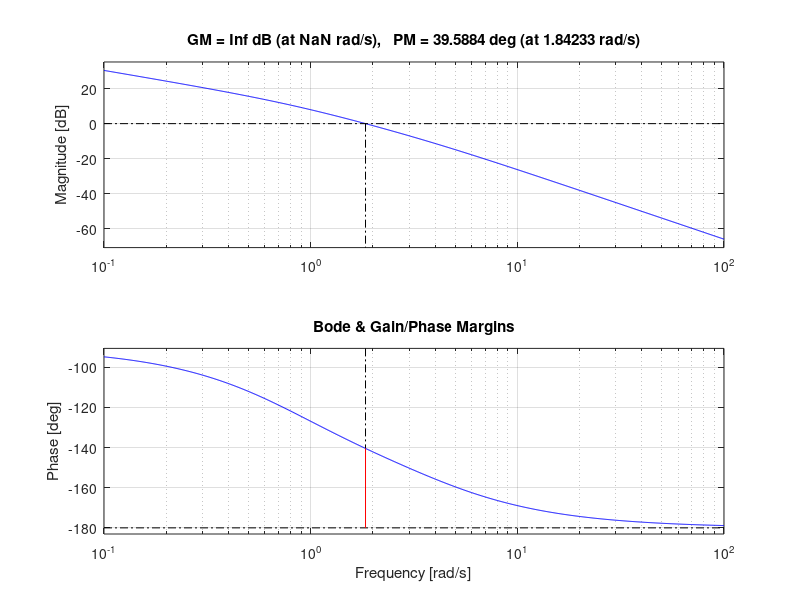
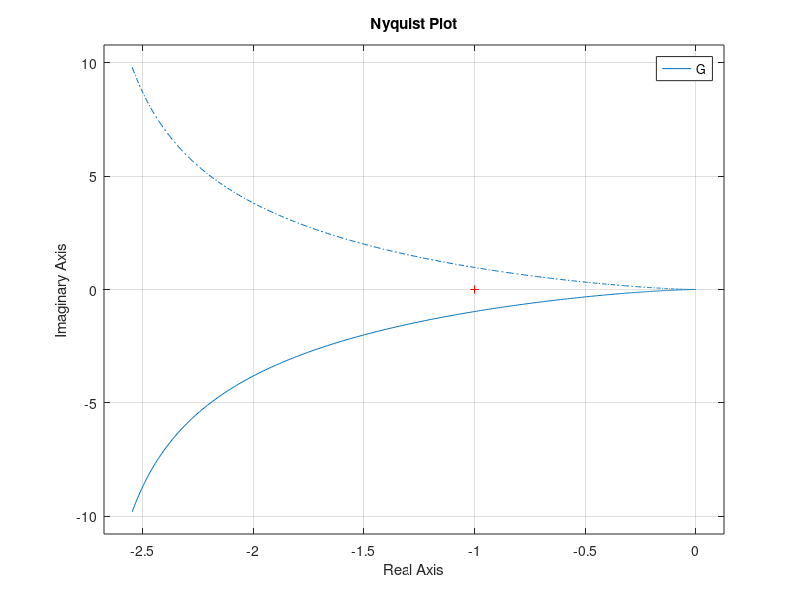
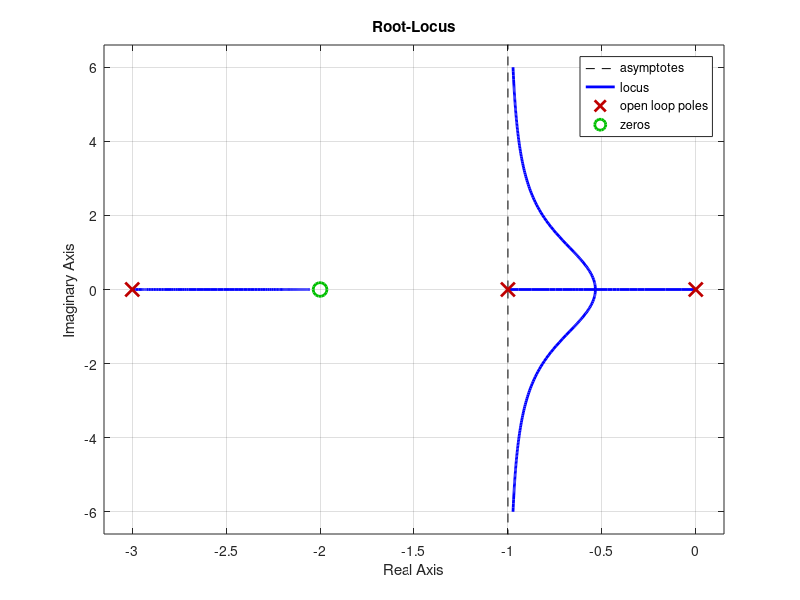

Recreate these plots in MATLAB, in order. (Note: this script raises an error after producing the figures.)
% analyze_stability.m
% Stability plots for plant G

s = tf('s');
G = 5*(s+2)/(s*(s+1)*(s+3));

figure; margin(G); title('Bode & Gain/Phase Margins');
figure; nyquist(G); title('Nyquist Plot'); grid on;
figure; rlocus(G); title('Root-Locus');
sgrid(0, -2);
